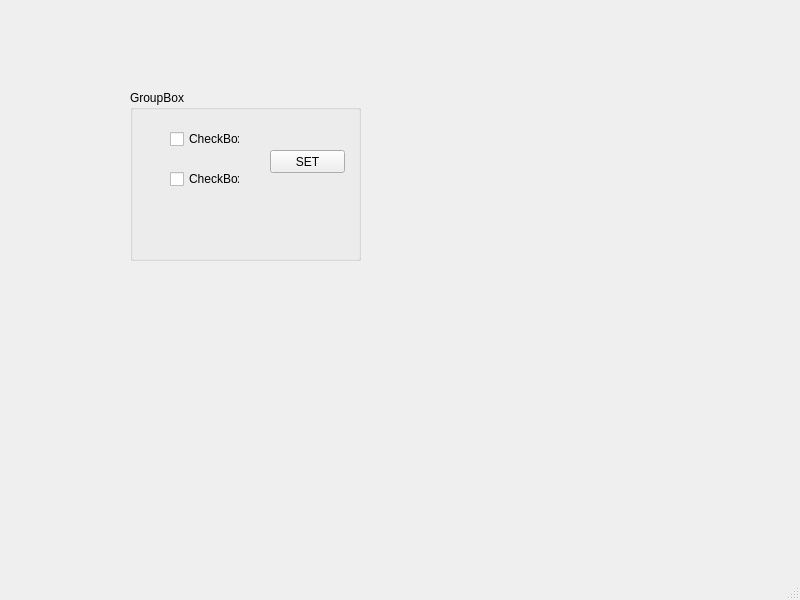
<?xml version="1.0" encoding="UTF-8"?>
<ui version="4.0">
 <class>MainWindow</class>
 <widget class="QMainWindow" name="MainWindow">
  <property name="geometry">
   <rect>
    <x>0</x>
    <y>0</y>
    <width>800</width>
    <height>600</height>
   </rect>
  </property>
  <property name="windowTitle">
   <string>MainWindow</string>
  </property>
  <widget class="QWidget" name="centralwidget">
   <widget class="QGroupBox" name="groupBox">
    <property name="geometry">
     <rect>
      <x>130</x>
      <y>90</y>
      <width>231</width>
      <height>171</height>
     </rect>
    </property>
    <property name="title">
     <string>GroupBox</string>
    </property>
    <widget class="QCheckBox" name="chbC">
     <property name="geometry">
      <rect>
       <x>40</x>
       <y>40</y>
       <width>70</width>
       <height>18</height>
      </rect>
     </property>
     <property name="text">
      <string>CheckBox</string>
     </property>
    </widget>
    <widget class="QCheckBox" name="chbVhdl">
     <property name="geometry">
      <rect>
       <x>40</x>
       <y>80</y>
       <width>70</width>
       <height>18</height>
      </rect>
     </property>
     <property name="text">
      <string>CheckBox</string>
     </property>
    </widget>
    <widget class="QPushButton" name="pbnSet">
     <property name="geometry">
      <rect>
       <x>140</x>
       <y>60</y>
       <width>75</width>
       <height>23</height>
      </rect>
     </property>
     <property name="text">
      <string>SET</string>
     </property>
    </widget>
   </widget>
  </widget>
  <widget class="QMenuBar" name="menubar">
   <property name="geometry">
    <rect>
     <x>0</x>
     <y>0</y>
     <width>800</width>
     <height>22</height>
    </rect>
   </property>
  </widget>
  <widget class="QStatusBar" name="statusbar"/>
 </widget>
 <resources/>
 <connections/>
</ui>
